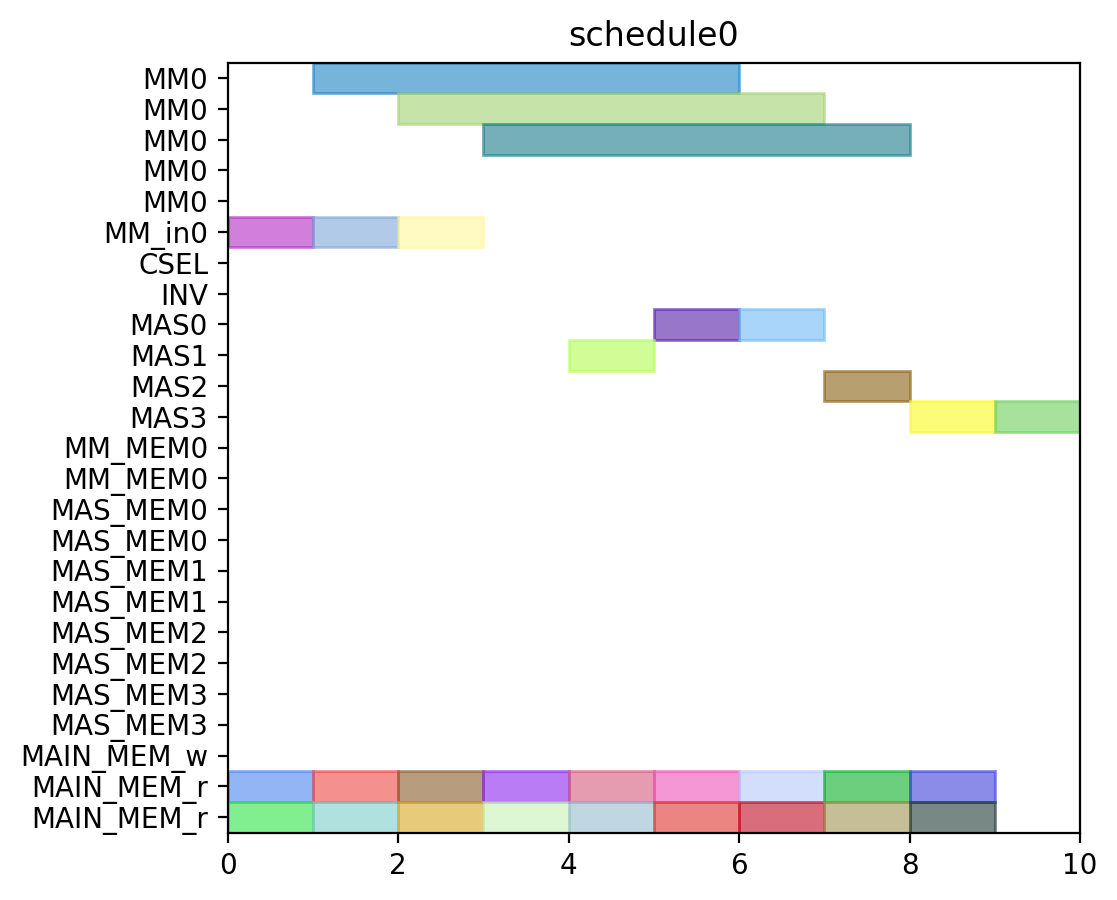

Recreate this plot in Python.
from pyschedule import Scenario, solvers, plotters, alt


def solve():
	horizon = 90
	S = Scenario("schedule0", horizon=horizon)

	# resource
	MM = S.Resources('MM', num=1, size=5)
	MM_in = S.Resources('MM_in', num=1)
	CSEL = S.Resource('CSEL')
	INV = S.Resource('INV')
	MAS = S.Resources('MAS', num=4, size=1, periods=range(1, horizon))
	MM_MEM = S.Resources('MM_MEM', num=1, size=2)
	MAS_MEM = S.Resources('MAS_MEM', num=4, size=2)
	MAIN_MEM_w = S.Resource('MAIN_MEM_w', size=1)
	MAIN_MEM_r = S.Resource('MAIN_MEM_r', size=2)

	# result of previous scheduling

	# new tasks
	t0_in = S.Task('t0_in', length=1, delay_cost=1)
	t0_in += alt(MM_in)
	t0 = S.Task('t0', length=5, delay_cost=1)
	t0 += alt(MM)
	S += t0>=t0_in

	t0_mem0 = S.Task('t0_mem0', length=1, delay_cost=1)
	t0_mem0 += MAIN_MEM_r
	S += t0_mem0 <= t0

	t0_mem1 = S.Task('t0_mem1', length=1, delay_cost=1)
	t0_mem1 += MAIN_MEM_r
	S += t0_mem1 <= t0

	t1_in = S.Task('t1_in', length=1, delay_cost=1)
	t1_in += alt(MM_in)
	t1 = S.Task('t1', length=5, delay_cost=1)
	t1 += alt(MM)
	S += t1>=t1_in

	t1_mem0 = S.Task('t1_mem0', length=1, delay_cost=1)
	t1_mem0 += MAIN_MEM_r
	S += t1_mem0 <= t1

	t1_mem1 = S.Task('t1_mem1', length=1, delay_cost=1)
	t1_mem1 += MAIN_MEM_r
	S += t1_mem1 <= t1

	t2_in = S.Task('t2_in', length=1, delay_cost=1)
	t2_in += alt(MM_in)
	t2 = S.Task('t2', length=5, delay_cost=1)
	t2 += alt(MM)
	S += t2>=t2_in

	t2_mem0 = S.Task('t2_mem0', length=1, delay_cost=1)
	t2_mem0 += MAIN_MEM_r
	S += t2_mem0 <= t2

	t2_mem1 = S.Task('t2_mem1', length=1, delay_cost=1)
	t2_mem1 += MAIN_MEM_r
	S += t2_mem1 <= t2

	t3 = S.Task('t3', length=1, delay_cost=1)
	t3 += alt(MAS)

	t3_mem0 = S.Task('t3_mem0', length=1, delay_cost=1)
	t3_mem0 += MAIN_MEM_r
	S += t3_mem0 <= t3

	t3_mem1 = S.Task('t3_mem1', length=1, delay_cost=1)
	t3_mem1 += MAIN_MEM_r
	S += t3_mem1 <= t3

	t4 = S.Task('t4', length=1, delay_cost=1)
	t4 += alt(MAS)

	t4_mem0 = S.Task('t4_mem0', length=1, delay_cost=1)
	t4_mem0 += MAIN_MEM_r
	S += t4_mem0 <= t4

	t4_mem1 = S.Task('t4_mem1', length=1, delay_cost=1)
	t4_mem1 += MAIN_MEM_r
	S += t4_mem1 <= t4

	t8 = S.Task('t8', length=1, delay_cost=1)
	t8 += alt(MAS)

	t8_mem0 = S.Task('t8_mem0', length=1, delay_cost=1)
	t8_mem0 += MAIN_MEM_r
	S += t8_mem0 <= t8

	t8_mem1 = S.Task('t8_mem1', length=1, delay_cost=1)
	t8_mem1 += MAIN_MEM_r
	S += t8_mem1 <= t8

	t9 = S.Task('t9', length=1, delay_cost=1)
	t9 += alt(MAS)

	t9_mem0 = S.Task('t9_mem0', length=1, delay_cost=1)
	t9_mem0 += MAIN_MEM_r
	S += t9_mem0 <= t9

	t9_mem1 = S.Task('t9_mem1', length=1, delay_cost=1)
	t9_mem1 += MAIN_MEM_r
	S += t9_mem1 <= t9

	t13 = S.Task('t13', length=1, delay_cost=1)
	t13 += alt(MAS)

	t13_mem0 = S.Task('t13_mem0', length=1, delay_cost=1)
	t13_mem0 += MAIN_MEM_r
	S += t13_mem0 <= t13

	t13_mem1 = S.Task('t13_mem1', length=1, delay_cost=1)
	t13_mem1 += MAIN_MEM_r
	S += t13_mem1 <= t13

	t14 = S.Task('t14', length=1, delay_cost=1)
	t14 += alt(MAS)

	t14_mem0 = S.Task('t14_mem0', length=1, delay_cost=1)
	t14_mem0 += MAIN_MEM_r
	S += t14_mem0 <= t14

	t14_mem1 = S.Task('t14_mem1', length=1, delay_cost=1)
	t14_mem1 += MAIN_MEM_r
	S += t14_mem1 <= t14

	solvers.mip.solve(S,msg=1,kind='CPLEX',ratio_gap=1.01)

	solution = [['hoge']*len(S.solution()[1]) for i in range(len(S.solution()))]
	for i in range(len(S.solution())):
		for j in range(len(S.solution()[i])):
			solution[i][j]=str(S.solution()[i][j])
	print(solution)

	cycles = int(solution[-1][3])

	pic_file_name = "/home/mfukuda/ABE/python/multiRAM_multiMAS/scheduling_result/stage5MM1_stage1MAS4/EP_ADD_A_0/schedule0.png"
	if(S.solution() != []):
		plotters.matplotlib.plot(S,img_filename=pic_file_name, show_task_labels=False, fig_size=(cycles*0.25+3, 5))

	return solution
